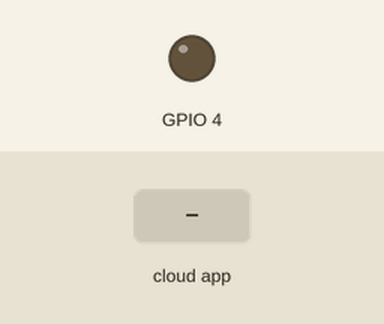
Simulated run of this sketch. Board: ESP32. Shown: output pins drawn as LEDs (lit = HIGH). The test bench sets the inputs (shaded band). WiFi joins after 1.5 s; servers stay silent unless stated.

Above: at 2.7 s.
2.8 s: the phone or cloud app sets button to 1
At 4.1 s:
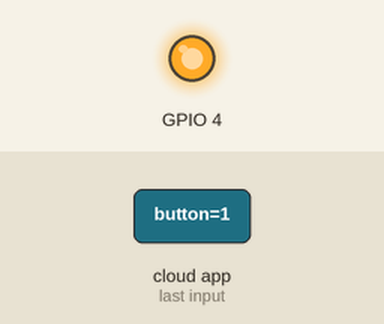
4.5 s: the phone or cloud app sets button to 0
At 5.3 s:
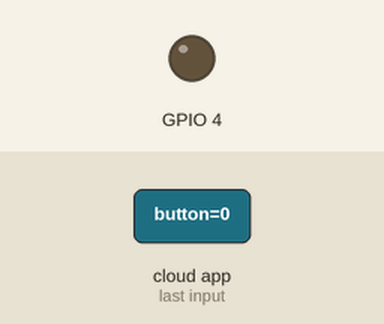
Timing chart, 0 to 7.5 s (numbered marks = the images above; inputs shaded):
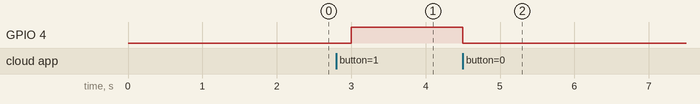

Measured:
- after the input at 2.8 s, GPIO 4: LOW → HIGH after 0.20 s
- after the input at 4.5 s, GPIO 4: HIGH → LOW at once

The sketch:

vsd_esp.ino
```cpp
/*
  Sketch generated by the Arduino IoT Cloud Thing "Untitled"


  Arduino IoT Cloud Variables description

  The following variables are automatically generated and updated when changes are made to the Thing

  bool button;

  Variables which are marked as READ/WRITE in the Cloud Thing will also have functions
  which are called when their values are changed from the Dashboard.
  These functions are generated with the Thing and added at the end of this sketch.
*/

#include "thingProperties.h"

void setup() {
  // Initialize serial and wait for port to open:
  Serial.begin(9600);
  pinMode(4,OUTPUT);
  // This delay gives the chance to wait for a Serial Monitor without blocking if none is found
  delay(1500);

  // Defined in thingProperties.h
  initProperties();

  // Connect to Arduino IoT Cloud
  ArduinoCloud.begin(ArduinoIoTPreferredConnection);

  /*
     The following function allows you to obtain more information
     related to the state of network and IoT Cloud connection and errors
     the higher number the more granular information you’ll get.
     The default is 0 (only errors).
     Maximum is 4
 */
  setDebugMessageLevel(2);
  ArduinoCloud.printDebugInfo();
}

void loop() {
  ArduinoCloud.update();
  // Your code here


}


/*
  Since Button is READ_WRITE variable, onButtonChange() is
  executed every time a new value is received from IoT Cloud.
*/
void onButtonChange()  {
  // Add your code here to act upon Button change
  if(button == 1){
    digitalWrite(4,HIGH);
  }
  else{
    digitalWrite(4,LOW);
  }
}
```

thingProperties.h
```cpp
// Code generated by Arduino IoT Cloud, DO NOT EDIT.

#include <ArduinoIoTCloud.h>
#include <Arduino_ConnectionHandler.h>

const char DEVICE_LOGIN_NAME[]  = "";

const char SSID[]               = "";    // Network SSID (name)
const char PASS[]               = "";    // Network password (use for WPA, or use as key for WEP)
const char DEVICE_KEY[]  = "";    // Secret device password

void onButtonChange();

bool button;

void initProperties(){

  ArduinoCloud.setBoardId(DEVICE_LOGIN_NAME);
  ArduinoCloud.setSecretDeviceKey(DEVICE_KEY);
  ArduinoCloud.addProperty(button, READWRITE, ON_CHANGE, onButtonChange);

}

WiFiConnectionHandler ArduinoIoTPreferredConnection(SSID, PASS);
```
